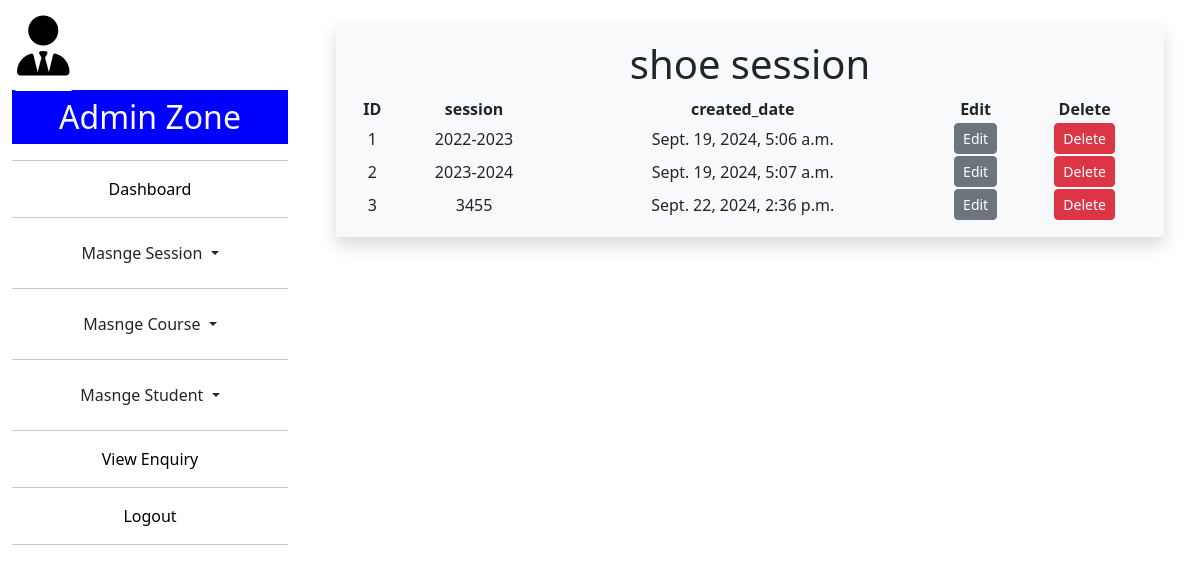
/viewses/, run on the app's committed database.
### oasapp/models.py (models this page shows)
class tbl_session(models.Model):
    id=models.IntegerField(primary_key=True,auto_created=True)
    session=models.CharField(max_length=50)
    created_date=models.DateTimeField()

### oasapp/views.py (the view)
# urls.py: path('viewses/',views.viewses,name='viewses'),
def viewses(req):
    abc=tbl_session.objects.all()
    return render(req,'viewses.html',{'show':abc})

### oasapp/templates/viewses.html (shortened to what this page needs)
{% extends 'adminlayout.html' %}
    {% block admin %}
    <div class="row bg-light shadow m-4 p-3">
        <table class=" table-dark text-dark text-center">
            <h1 class="text-center"> shoe session</h1>
            <thead class="text-center">
                <tr>
                    <th>ID</th>
                    <th>session</th>
                    <th>created_date</th>
                    <th>Edit</th>
                    <th>Delete</th>
                </tr>
            </thead>
            <tbody>
                {% for i in show %}
                <tr>
                    <td>{{i.id}}</td>
                    <td>{{i.session}}</td>
                    <td>{{i.created_date}}</td>
                    <td>
                        <a href="{% url 'editsession' i.id %}" class="btn btn-sm btn-secondary">Edit</a>
                    </td>
                    <td>
                        <a href="{% url 'deletesession'  i.id %}" class="btn btn-sm btn-danger">Delete</a>
                    </td>
                </tr>
                {% endfor %}
            </tbody>
        </table>
        </div>
    </div>
    {% endblock %}

### data on the page
tbl_session: id "1", session "2022-2023", created_date "Sept. 19, 2024, 5:06 a.m."
tbl_session: id "2", session "2023-2024", created_date "Sept. 19, 2024, 5:07 a.m."
tbl_session: id "3", session "3455", created_date "Sept. 22, 2024, 2:36 p.m."
